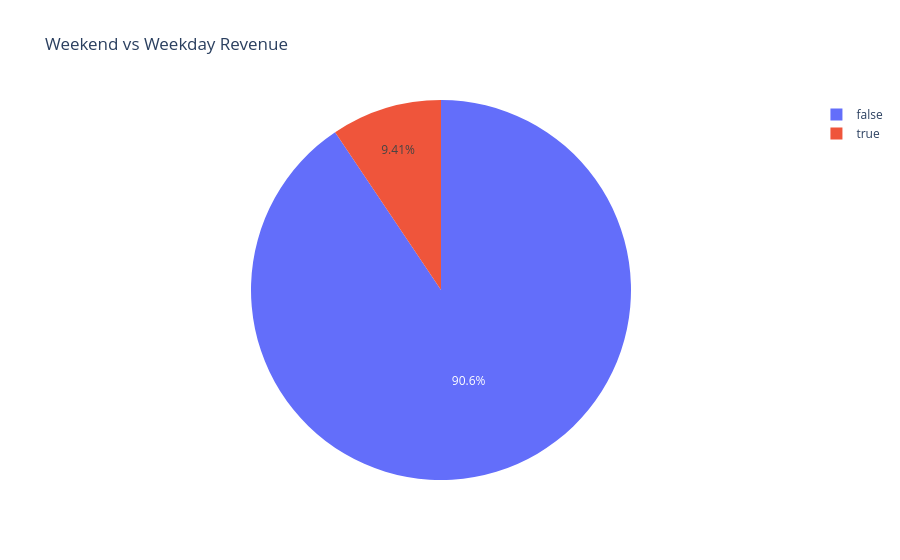

Notebook code for this chart:
### Code cell
weekend = sales_analysis.weekday_vs_weekend(df)

visualization.pie_chart(
    weekend,
    "IsWeekend",
    "Revenue",
    "Weekend vs Weekday Revenue"
).show()

### Figure 1 — Plotly figure (JSON) as saved in the notebook; plotly's stock layout.template omitted (floating-point values rounded to 4 significant figures)
{"data": [{"domain": {"x": [0, 1], "y": [0, 1]}, "hovertemplate": "IsWeekend=%{label}<br>Revenue=%{value}<extra></extra>", "labels": [false, true], "legendgroup": "", "name": "", "showlegend": true, "type": "pie", "values": [17230000.0, 1789000.0]}], "layout": {"legend": {"tracegroupgap": 0}, "title": {"text": "Weekend vs Weekday Revenue"}}}
